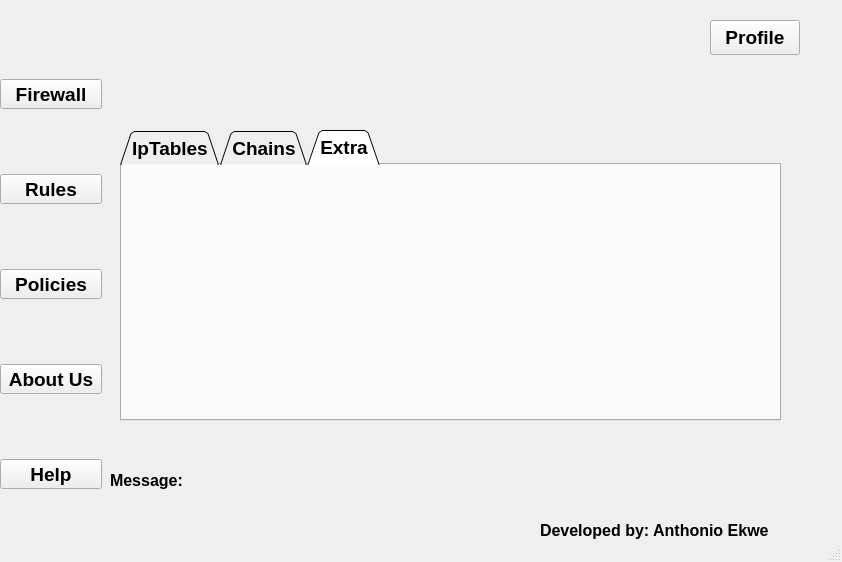
<?xml version="1.0" encoding="UTF-8"?>
<ui version="4.0">
 <class>MainWindow</class>
 <widget class="QMainWindow" name="MainWindow">
  <property name="geometry">
   <rect>
    <x>0</x>
    <y>0</y>
    <width>842</width>
    <height>562</height>
   </rect>
  </property>
  <property name="cursor">
   <cursorShape>PointingHandCursor</cursorShape>
  </property>
  <property name="windowTitle">
   <string>Linux Firewall</string>
  </property>
  <widget class="QWidget" name="centralwidget">
   <widget class="QPushButton" name="pushButton_Profile">
    <property name="geometry">
     <rect>
      <x>710</x>
      <y>20</y>
      <width>90</width>
      <height>35</height>
     </rect>
    </property>
    <property name="font">
     <font>
      <pointsize>14</pointsize>
      <bold>true</bold>
     </font>
    </property>
    <property name="cursor">
     <cursorShape>PointingHandCursor</cursorShape>
    </property>
    <property name="text">
     <string>Profile</string>
    </property>
    <property name="autoDefault">
     <bool>true</bool>
    </property>
    <property name="default">
     <bool>false</bool>
    </property>
   </widget>
   <widget class="QWidget" name="">
    <property name="geometry">
     <rect>
      <x>0</x>
      <y>20</y>
      <width>102</width>
      <height>528</height>
     </rect>
    </property>
    <layout class="QVBoxLayout" name="verticalLayout">
     <item>
      <widget class="QToolButton" name="toolButton_Firewall">
       <property name="maximumSize">
        <size>
         <width>145</width>
         <height>16777215</height>
        </size>
       </property>
       <property name="font">
        <font>
         <pointsize>14</pointsize>
         <bold>true</bold>
        </font>
       </property>
       <property name="cursor">
        <cursorShape>PointingHandCursor</cursorShape>
       </property>
       <property name="text">
        <string>Firewall</string>
       </property>
       <property name="icon">
        <iconset resource="../../../Pictures/Firewall/images.qrc">
         <normaloff>:/images/firewall.png</normaloff>:/images/firewall.png</iconset>
       </property>
       <property name="iconSize">
        <size>
         <width>60</width>
         <height>60</height>
        </size>
       </property>
       <property name="toolButtonStyle">
        <enum>Qt::ToolButtonTextUnderIcon</enum>
       </property>
      </widget>
     </item>
     <item>
      <widget class="QToolButton" name="toolButton_Rules">
       <property name="maximumSize">
        <size>
         <width>145</width>
         <height>16777215</height>
        </size>
       </property>
       <property name="font">
        <font>
         <pointsize>14</pointsize>
         <bold>true</bold>
        </font>
       </property>
       <property name="cursor">
        <cursorShape>PointingHandCursor</cursorShape>
       </property>
       <property name="text">
        <string>Rules</string>
       </property>
       <property name="icon">
        <iconset resource="../../../Pictures/Firewall/images.qrc">
         <normaloff>:/images/rules.png</normaloff>:/images/rules.png</iconset>
       </property>
       <property name="iconSize">
        <size>
         <width>70</width>
         <height>56</height>
        </size>
       </property>
       <property name="toolButtonStyle">
        <enum>Qt::ToolButtonTextUnderIcon</enum>
       </property>
      </widget>
     </item>
     <item>
      <widget class="QToolButton" name="toolButton_Policies">
       <property name="maximumSize">
        <size>
         <width>145</width>
         <height>16777215</height>
        </size>
       </property>
       <property name="font">
        <font>
         <pointsize>14</pointsize>
         <bold>true</bold>
        </font>
       </property>
       <property name="cursor">
        <cursorShape>PointingHandCursor</cursorShape>
       </property>
       <property name="text">
        <string>Policies</string>
       </property>
       <property name="icon">
        <iconset resource="../../../Pictures/Firewall/images.qrc">
         <normaloff>:/images/compliant.png</normaloff>:/images/compliant.png</iconset>
       </property>
       <property name="iconSize">
        <size>
         <width>60</width>
         <height>60</height>
        </size>
       </property>
       <property name="toolButtonStyle">
        <enum>Qt::ToolButtonTextUnderIcon</enum>
       </property>
      </widget>
     </item>
     <item>
      <widget class="QToolButton" name="toolButton_About">
       <property name="maximumSize">
        <size>
         <width>145</width>
         <height>16777215</height>
        </size>
       </property>
       <property name="font">
        <font>
         <pointsize>14</pointsize>
         <bold>true</bold>
        </font>
       </property>
       <property name="cursor">
        <cursorShape>PointingHandCursor</cursorShape>
       </property>
       <property name="text">
        <string>About Us</string>
       </property>
       <property name="icon">
        <iconset resource="../../../Pictures/Firewall/images.qrc">
         <normaloff>:/images/id-card.png</normaloff>:/images/id-card.png</iconset>
       </property>
       <property name="iconSize">
        <size>
         <width>60</width>
         <height>60</height>
        </size>
       </property>
       <property name="toolButtonStyle">
        <enum>Qt::ToolButtonTextUnderIcon</enum>
       </property>
      </widget>
     </item>
     <item>
      <widget class="QToolButton" name="toolButton_help">
       <property name="maximumSize">
        <size>
         <width>145</width>
         <height>16777215</height>
        </size>
       </property>
       <property name="font">
        <font>
         <pointsize>14</pointsize>
         <bold>true</bold>
        </font>
       </property>
       <property name="cursor">
        <cursorShape>PointingHandCursor</cursorShape>
       </property>
       <property name="text">
        <string>Help</string>
       </property>
       <property name="icon">
        <iconset resource="../../../Pictures/Firewall/images.qrc">
         <normaloff>:/images/help.png</normaloff>:/images/help.png</iconset>
       </property>
       <property name="iconSize">
        <size>
         <width>60</width>
         <height>60</height>
        </size>
       </property>
       <property name="toolButtonStyle">
        <enum>Qt::ToolButtonTextUnderIcon</enum>
       </property>
      </widget>
     </item>
    </layout>
   </widget>
   <widget class="QLabel" name="Logo">
    <property name="geometry">
     <rect>
      <x>220</x>
      <y>10</y>
      <width>311</width>
      <height>101</height>
     </rect>
    </property>
    <property name="text">
     <string/>
    </property>
    <property name="pixmap">
     <pixmap resource="../../../Pictures/Firewall/images.qrc">:/images/hertfordshire.jpg</pixmap>
    </property>
   </widget>
   <widget class="QLabel" name="label_Developer">
    <property name="geometry">
     <rect>
      <x>540</x>
      <y>520</y>
      <width>231</width>
      <height>20</height>
     </rect>
    </property>
    <property name="font">
     <font>
      <pointsize>12</pointsize>
      <bold>true</bold>
     </font>
    </property>
    <property name="text">
     <string>Developed by: Anthonio Ekwe</string>
    </property>
   </widget>
   <widget class="QWidget" name="">
    <property name="geometry">
     <rect>
      <x>120</x>
      <y>130</y>
      <width>661</width>
      <height>291</height>
     </rect>
    </property>
    <layout class="QVBoxLayout" name="verticalLayout_4">
     <item>
      <widget class="QTabWidget" name="tab_Extra">
       <property name="font">
        <font>
         <pointsize>14</pointsize>
         <bold>true</bold>
        </font>
       </property>
       <property name="tabShape">
        <enum>QTabWidget::Triangular</enum>
       </property>
       <property name="currentIndex">
        <number>2</number>
       </property>
       <widget class="QWidget" name="tab">
        <attribute name="title">
         <string>IpTables</string>
        </attribute>
        <widget class="QLabel" name="label_iptables_text">
         <property name="geometry">
          <rect>
           <x>10</x>
           <y>60</y>
           <width>592</width>
           <height>31</height>
          </rect>
         </property>
         <property name="font">
          <font>
           <pointsize>11</pointsize>
           <bold>true</bold>
          </font>
         </property>
         <property name="text">
          <string>Filter is the default table for iptables. Iptables filter has the following built-in chains: </string>
         </property>
        </widget>
        <widget class="QLabel" name="label_iptables_text_2">
         <property name="geometry">
          <rect>
           <x>10</x>
           <y>100</y>
           <width>219</width>
           <height>20</height>
          </rect>
         </property>
         <property name="font">
          <font>
           <pointsize>11</pointsize>
           <bold>true</bold>
          </font>
         </property>
         <property name="text">
          <string>INPUT, OUTPUT AND FORWAR</string>
         </property>
        </widget>
        <widget class="QWidget" name="">
         <property name="geometry">
          <rect>
           <x>10</x>
           <y>10</y>
           <width>320</width>
           <height>36</height>
          </rect>
         </property>
         <layout class="QHBoxLayout" name="horizontalLayout">
          <item>
           <widget class="QPushButton" name="pushButton_2">
            <property name="cursor">
             <cursorShape>PointingHandCursor</cursorShape>
            </property>
            <property name="focusPolicy">
             <enum>Qt::WheelFocus</enum>
            </property>
            <property name="text">
             <string>Filter</string>
            </property>
            <property name="autoDefault">
             <bool>true</bool>
            </property>
            <property name="default">
             <bool>false</bool>
            </property>
           </widget>
          </item>
          <item>
           <widget class="QPushButton" name="pushButton_3">
            <property name="cursor">
             <cursorShape>PointingHandCursor</cursorShape>
            </property>
            <property name="focusPolicy">
             <enum>Qt::WheelFocus</enum>
            </property>
            <property name="text">
             <string>NAT</string>
            </property>
            <property name="autoDefault">
             <bool>true</bool>
            </property>
            <property name="default">
             <bool>false</bool>
            </property>
           </widget>
          </item>
          <item>
           <widget class="QPushButton" name="pushButton_4">
            <property name="cursor">
             <cursorShape>PointingHandCursor</cursorShape>
            </property>
            <property name="focusPolicy">
             <enum>Qt::WheelFocus</enum>
            </property>
            <property name="text">
             <string>Mangle</string>
            </property>
            <property name="autoDefault">
             <bool>true</bool>
            </property>
            <property name="default">
             <bool>false</bool>
            </property>
           </widget>
          </item>
          <item>
           <widget class="QPushButton" name="pushButton_5">
            <property name="cursor">
             <cursorShape>PointingHandCursor</cursorShape>
            </property>
            <property name="focusPolicy">
             <enum>Qt::WheelFocus</enum>
            </property>
            <property name="text">
             <string>RAW</string>
            </property>
            <property name="autoDefault">
             <bool>true</bool>
            </property>
            <property name="default">
             <bool>false</bool>
            </property>
           </widget>
          </item>
         </layout>
        </widget>
       </widget>
       <widget class="QWidget" name="tab_2">
        <attribute name="title">
         <string>Chains</string>
        </attribute>
        <widget class="QLabel" name="label_chains_text1">
         <property name="geometry">
          <rect>
           <x>10</x>
           <y>90</y>
           <width>581</width>
           <height>51</height>
          </rect>
         </property>
         <property name="font">
          <font>
           <pointsize>11</pointsize>
           <bold>true</bold>
          </font>
         </property>
         <property name="text">
          <string>Input chain is ...
 Next Line break</string>
         </property>
        </widget>
        <widget class="QWidget" name="">
         <property name="geometry">
          <rect>
           <x>100</x>
           <y>20</y>
           <width>401</width>
           <height>36</height>
          </rect>
         </property>
         <layout class="QHBoxLayout" name="horizontalLayout_2">
          <item>
           <widget class="QPushButton" name="pushButton_6">
            <property name="cursor">
             <cursorShape>PointingHandCursor</cursorShape>
            </property>
            <property name="text">
             <string>INPUT</string>
            </property>
            <property name="autoDefault">
             <bool>true</bool>
            </property>
            <property name="default">
             <bool>false</bool>
            </property>
            <property name="flat">
             <bool>false</bool>
            </property>
           </widget>
          </item>
          <item>
           <widget class="QPushButton" name="pushButton_7">
            <property name="cursor">
             <cursorShape>PointingHandCursor</cursorShape>
            </property>
            <property name="text">
             <string>OUTPUT</string>
            </property>
            <property name="autoDefault">
             <bool>true</bool>
            </property>
            <property name="default">
             <bool>false</bool>
            </property>
            <property name="flat">
             <bool>false</bool>
            </property>
           </widget>
          </item>
          <item>
           <widget class="QPushButton" name="pushButton_8">
            <property name="cursor">
             <cursorShape>PointingHandCursor</cursorShape>
            </property>
            <property name="text">
             <string>FORWARD</string>
            </property>
            <property name="autoDefault">
             <bool>true</bool>
            </property>
            <property name="default">
             <bool>false</bool>
            </property>
            <property name="flat">
             <bool>false</bool>
            </property>
           </widget>
          </item>
         </layout>
        </widget>
       </widget>
       <widget class="QWidget" name="tab_5">
        <attribute name="title">
         <string>Extra</string>
        </attribute>
       </widget>
      </widget>
     </item>
    </layout>
   </widget>
   <widget class="QLabel" name="label_main_message">
    <property name="geometry">
     <rect>
      <x>110</x>
      <y>470</y>
      <width>551</width>
      <height>21</height>
     </rect>
    </property>
    <property name="font">
     <font>
      <pointsize>12</pointsize>
      <bold>true</bold>
     </font>
    </property>
    <property name="text">
     <string>Message:</string>
    </property>
   </widget>
  </widget>
  <widget class="QStatusBar" name="statusbar"/>
 </widget>
 <resources>
  <include location="../../../Pictures/Firewall/images.qrc"/>
 </resources>
 <connections/>
</ui>
